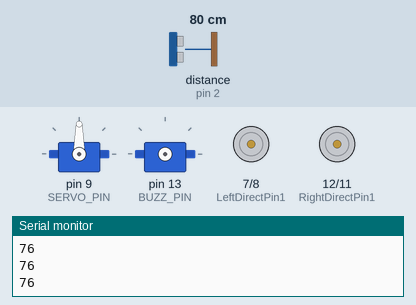
Simulated run of this sketch. Board: Arduino Uno, built with avr-gcc and run on an emulated ATmega328P. Shown: 2 × servo, motor-driver pin pairs drawn as motors (green arrow = first pin HIGH = forward, orange = second pin HIGH = backward, longer = more drive, scaled by the enable pin), the last lines printed to the serial monitor. Wiring (inferred from the names in the program): ultrasonic range finder: trigger pin 10; echo pin 2; servo: signal pin 13. Inputs (shaded band) come from the test bench; at power-on: distance to the obstacle (sensor on pin 2) 80 cm. The echo pulse lasts 58.3 µs per cm; servo pulses on a pin are drawn as a servo (544–2400 µs = 0–180°).

Above: at 3.02 s.
3.3 s: distance to the obstacle (sensor on pin 2) set to 41 cm
At 3.3 s:
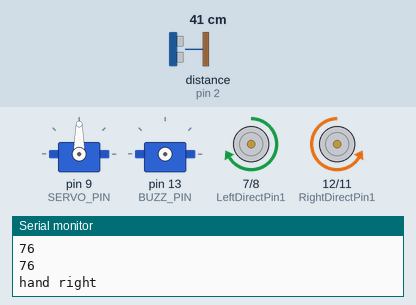
6.3 s: distance to the obstacle (sensor on pin 2) set to 35 cm
At 8.67 s:
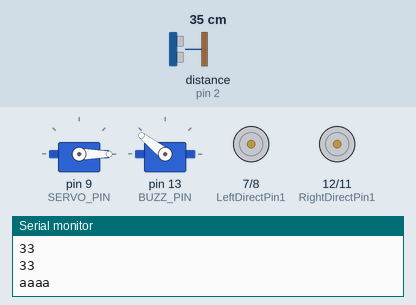
9.3 s: distance to the obstacle (sensor on pin 2) set to 60 cm
At 9.89 s:
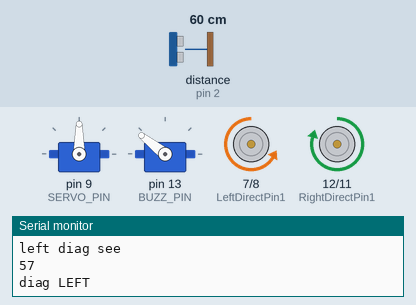
12.3 s: distance to the obstacle (sensor on pin 2) set to 120 cm
At 12.81 s:
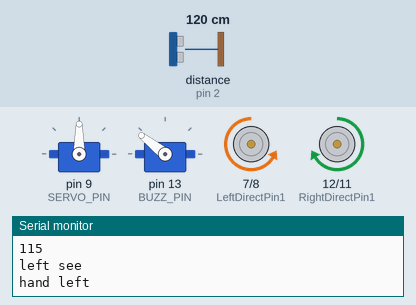
15.3 s: distance to the obstacle (sensor on pin 2) set to 2 cm
18.3 s: distance to the obstacle (sensor on pin 2) set to 250 cm
Timing chart, 0 to 22.3 s (numbered marks = the images above; inputs shaded):
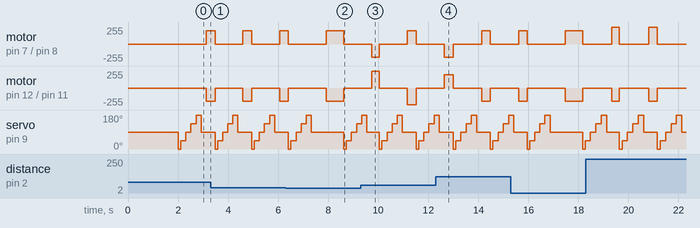

The sketch:

MethodOne.ino
```cpp
// (licence header left out)
  #include <Servo.h>
/*Declare L298N Dual H-Bridge Motor Controller directly since there is not a library to load.*/
//Define L298N Dual H-Bridge Motor Controller Pins
#define speedPinR 3   // RIGHT PWM pin connect MODEL-X ENA
#define RightDirectPin1  12    //  Right Motor direction pin 1 to MODEL-X IN1
#define RightDirectPin2  11    // Right Motor direction pin 2 to MODEL-X IN2
#define speedPinL 6        //  Left PWM pin connect MODEL-X ENB
#define LeftDirectPin1  7    // Left Motor direction pin 1 to MODEL-X IN3
#define LeftDirectPin2  8   ///Left Motor direction pin 1 to MODEL-X IN4
#define LPT 2 // scan loop coumter

#define SERVO_PIN     9  //servo connect to D9

#define Echo_PIN    2 // Ultrasonic Echo pin connect to D11
#define Trig_PIN    10  // Ultrasonic Trig pin connect to D12

#define BUZZ_PIN     13
#define FAST_SPEED  250     //both sides of the motor speed
#define SPEED  120     //both sides of the motor speed
#define TURN_SPEED  200     //both sides of the motor speed
#define BACK_SPEED1  255     //back speed
#define BACK_SPEED2  90     //back speed

#define MIN_INT -32768

int leftscanval, centerscanval, rightscanval, ldiagonalscanval, rdiagonalscanval;
const int distancelimit = 35; //distance limit for obstacles in front
const int sidedistancelimit = 40; //minimum distance in cm to obstacles at both sides (the car will allow a shorter distance sideways)
int distance;
int numcycles = 0;
const int turntime = 300; //Time the robot spends turning (miliseconds)
const int backtime = 350; //Time the robot spends turning (miliseconds)

int thereis;
Servo head;
/*motor control*/
void go_Advance(void)  //Forward
{
  digitalWrite(RightDirectPin1, HIGH);
  digitalWrite(RightDirectPin2,LOW);
  digitalWrite(LeftDirectPin1,HIGH);
  digitalWrite(LeftDirectPin2,LOW);
}
void go_Left()  //Turn left
{
  digitalWrite(RightDirectPin1, HIGH);
  digitalWrite(RightDirectPin2,LOW);
  digitalWrite(LeftDirectPin1,LOW);
  digitalWrite(LeftDirectPin2,HIGH);
}
void go_Right()  //Turn right
{
  digitalWrite(RightDirectPin1, LOW);
  digitalWrite(RightDirectPin2,HIGH);
  digitalWrite(LeftDirectPin1,HIGH);
  digitalWrite(LeftDirectPin2,LOW);
}
void go_Back()  //Reverse
{
  digitalWrite(RightDirectPin1, LOW);
  digitalWrite(RightDirectPin2,HIGH);
  digitalWrite(LeftDirectPin1,LOW);
  digitalWrite(LeftDirectPin2,HIGH);
}
void stop_Stop()    //Stop
{
  digitalWrite(RightDirectPin1, LOW);
  digitalWrite(RightDirectPin2,LOW);
  digitalWrite(LeftDirectPin1,LOW);
  digitalWrite(LeftDirectPin2,LOW);
  set_Motorspeed(0,0);
}

/*set motor speed */
void set_Motorspeed(int speed_L,int speed_R)
{
  analogWrite(speedPinL,speed_L);
  analogWrite(speedPinR,speed_R);
}

void buzz_ON()   //open buzzer
{

  for(int i=0;i<100;i++)
  {
   digitalWrite(BUZZ_PIN,LOW);
   delay(2);//wait for 1ms
   digitalWrite(BUZZ_PIN,HIGH);
   delay(2);//wait for 1ms
  }
}
void buzz_OFF()  //close buzzer
{
  digitalWrite(BUZZ_PIN, HIGH);

}
void alarm(){
   buzz_ON();

   buzz_OFF();
}

/*detection of ultrasonic distance*/
int watch(){
  long echo_distance;
  digitalWrite(Trig_PIN,LOW);
  delayMicroseconds(5);
  digitalWrite(Trig_PIN,HIGH);
  delayMicroseconds(15);
  digitalWrite(Trig_PIN,LOW);
  echo_distance=pulseIn(Echo_PIN,HIGH);
  echo_distance=echo_distance*0.01657; //how far away is the object in cm
  //Serial.println((int)echo_distance);

    Serial.println(echo_distance);
  return round(echo_distance);
}
//Meassures distances to the right, left, front, left diagonal, right diagonal and asign them in cm to the variables rightscanval,
//leftscanval, centerscanval, ldiagonalscanval and rdiagonalscanval (there are 5 points for distance testing)
String watchsurrounding(){
/*  obstacle_status is a binary integer, its last 5 digits stands for if there is any obstacles in 5 directions,
 *   for example B101000 last 5 digits is 01000, which stands for Left front has obstacle, B100111 means front, right front and right ha
 */
  int longestDist = MIN_INT;
  String direction = "Trapped";


  head.write(0); //Didn't use 180 degrees because my servo is not able to take this angle
  delay(100);
  rightscanval = watch();
  if(rightscanval>distancelimit){
    /*stop_Stop();
    alarm();*/
    if (rightscanval > longestDist){
      longestDist = rightscanval;
      Serial.println("rightsee");

      direction = "right";
    }
  }


  head.write(45);
  delay(200);
  rdiagonalscanval = watch();
  if(rdiagonalscanval>sidedistancelimit){
    /*stop_Stop();
    alarm();*/
    if (rdiagonalscanval > longestDist){
    longestDist = rdiagonalscanval;
    Serial.println("rightdiagsee");

      direction = "rightDiag";
    }
  }


  head.write(90);
  delay(200);
  centerscanval = watch();
  if(centerscanval>distancelimit){
    /*stop_Stop();
    alarm();*/
    if (centerscanval > longestDist){
      longestDist = centerscanval;
      direction = "center";
      Serial.println("frontsee");
    }
  }

  /*head.write(90); //use 90 degrees if you are moving your servo through the whole 180 degrees
  delay(300);
  centerscanval = watch();
  if(centerscanval<distancelimit){
    stop_Stop();
    alarm();
    }
  */
  head.write(135);
  delay(200);
  ldiagonalscanval = watch();
  if(ldiagonalscanval>sidedistancelimit){
    /*stop_Stop();
    alarm();*/
    if (ldiagonalscanval > longestDist){
      longestDist = ldiagonalscanval;
      Serial.println("left diag see");

      direction = "leftDiag";
    }
  }

  head.write(180);
  delay(200);
  leftscanval = watch();
  if(leftscanval>distancelimit){
    /*stop_Stop();
    alarm();*/
    if (leftscanval > longestDist){
      longestDist = leftscanval;
      Serial.println("left see");

      direction = "left";
    }
  }

  head.write(90); //Finish looking around (look forward again)
  delay(200);

  return direction; //return 5-character string standing for 5 direction obstacle status
}

void auto_avoidance(){
  stop_Stop();
  String direction = watchsurrounding(); // 5 digits of obstacle_sign binary value means the 5 direction obstacle status
  if (direction == "rightDiag"){
    Serial.println("diag right");
    set_Motorspeed(FAST_SPEED,SPEED);
    go_Right();

    delay(turntime);
    stop_Stop();
  }
  else if (direction == "leftDiag"){
    Serial.println("diag LEFT");
    set_Motorspeed(SPEED,FAST_SPEED);
    go_Left();
    delay(turntime);
    stop_Stop();
  }
  else if (direction == "right"){
    Serial.println("hand right");
	  go_Right();
    set_Motorspeed(TURN_SPEED,TURN_SPEED);
    delay(backtime);
    stop_Stop();
  }
  else if (direction == "left"){
    Serial.println("hand left");
    go_Left();//Turn left
    set_Motorspeed(TURN_SPEED,TURN_SPEED);
    delay(backtime);
    stop_Stop();
  }
  else if (direction == "center"){
    set_Motorspeed(SPEED,SPEED);
    go_Advance();  // if nothing is wrong go forward using go() function above.
    delay(backtime);
    stop_Stop();
  }
  else if (direction == "Trapped"){
    Serial.println("aaaa");
    alarm();
	  go_Right();
    set_Motorspeed(TURN_SPEED,TURN_SPEED);
    delay(backtime*2);

    stop_Stop();
  }


  //else  Serial.println(numcycles);

  /*distance = watch(); // use the watch() function to see if anything is ahead (when the robot is just moving forward and not looking around it will test the distance in front)
  if (distance<distancelimit){ // The robot will just stop if it is completely sure there's an obstacle ahead (must test 25 times) (needed to ignore ultrasonic sensor's false signals)
 Serial.println("final go back");
    go_Right();
    set_Motorspeed( SPEED,FAST_SPEED);
  delay(backtime*3/2);
      ++thereis;}
  if (distance>distancelimit){
      thereis=0;} //Count is restarted
  if (thereis > 25){
  Serial.println("final stop");
    stop_Stop(); // Since something is ahead, stop moving.
    thereis=0;
  }*/
}

void setup() {
  /*setup L298N pin mode*/
  pinMode(RightDirectPin1, OUTPUT);
  pinMode(RightDirectPin2, OUTPUT);
  pinMode(speedPinL, OUTPUT);
  pinMode(LeftDirectPin1, OUTPUT);
  pinMode(LeftDirectPin2, OUTPUT);
  pinMode(speedPinR, OUTPUT);
  stop_Stop();//stop move
  /*init HC-SR04*/
  pinMode(Trig_PIN, OUTPUT);
  pinMode(Echo_PIN,INPUT);
  /*init buzzer*/
  pinMode(BUZZ_PIN, OUTPUT);
  digitalWrite(BUZZ_PIN, HIGH);
  buzz_OFF();

  digitalWrite(Trig_PIN,LOW);
  /*init servo*/
  head.attach(SERVO_PIN);
  head.write(90);
   delay(2000);

  Serial.begin(9600);


}

void loop() {
  auto_avoidance();
}
```

Measured:
- the behaviour switches between 38 and 37 cm on distance to the obstacle (sensor on pin 2) (found by bisection; images 1 and 2)
- by itself, motor on pin 7 (LeftDirectPin1) / pin 8 (LeftDirectPin2): alternates forward 250/255 for 0.33 s and stopped for 1.2 s
- by itself, motor on pin 12 (RightDirectPin1) / pin 11 (RightDirectPin2): alternates backward 200/255 for 0.33 s and stopped for 1.2 s
- by itself, servo on pin 9 (SERVO_PIN): repeats every 1.5 s: 135° 0.22 s, 180° 0.22 s, 90° 0.50 s, 0° 0.12 s, 45° 0.22 s, 90° 0.22 s
